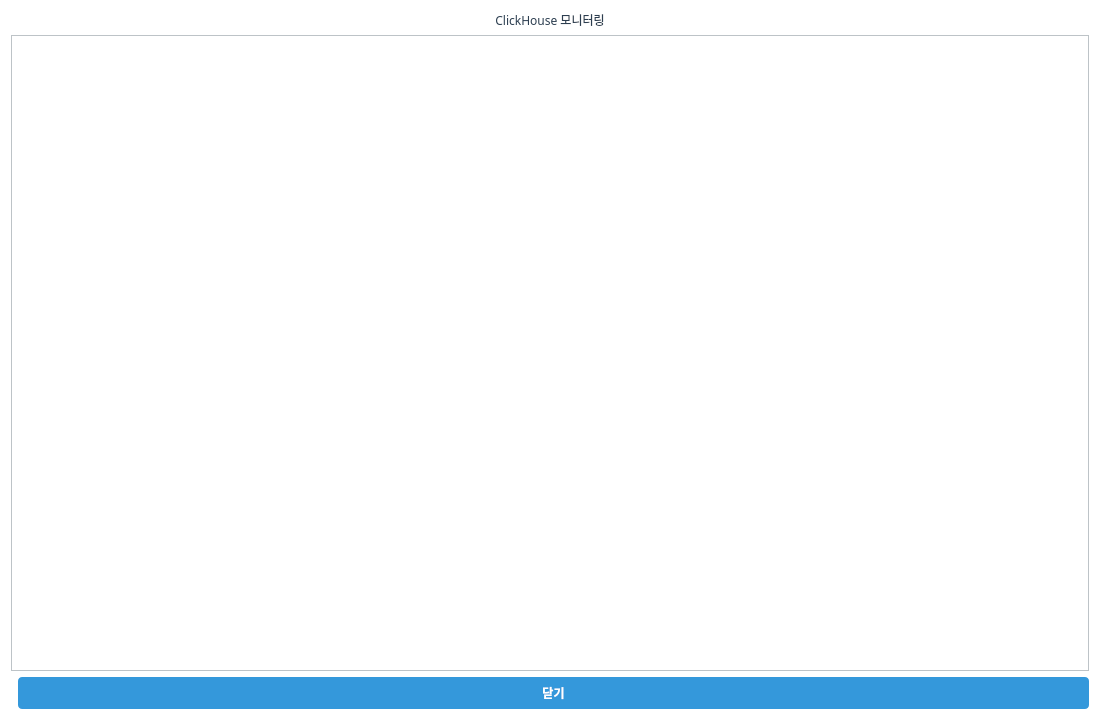
<?xml version="1.0" encoding="UTF-8"?>
<ui version="4.0">
 <class>ClickHouseMonitorDialog</class>
 <widget class="QDialog" name="ClickHouseMonitorDialog">
  <property name="geometry">
   <rect>
    <x>0</x>
    <y>0</y>
    <width>1100</width>
    <height>720</height>
   </rect>
  </property>
  <property name="minimumSize">
   <size>
    <width>800</width>
    <height>560</height>
   </size>
  </property>
  <property name="font">
   <font>
    <family>맑은 고딕</family>
    <pointsize>11</pointsize>
   </font>
  </property>
  <property name="windowTitle">
   <string>ClickHouse 모니터링</string>
  </property>
  <property name="styleSheet">
   <string notr="true">QWidget {
    background-color: #FFFFFF;
    color: #2C3E50;
    font-family: &quot;맑은 고딕&quot;;
    font-size: 9pt;
}

QTabWidget::pane {
    border: 1px solid #BDC3C7;
    background-color: #FFFFFF;
}

QTabBar::tab {
    background-color: #ECF0F1;
    color: #2C3E50;
    padding: 8px 16px;
    margin-right: 2px;
    border: 1px solid #BDC3C7;
    border-bottom: none;
    border-top-left-radius: 4px;
    border-top-right-radius: 4px;
}

QTabBar::tab:selected {
    background-color: #3498DB;
    color: #FFFFFF;
    font-weight: bold;
}

QTabBar::tab:hover {
    background-color: #D5DBDB;
}

QTableWidget {
    gridline-color: #BDC3C7;
    background-color: #FFFFFF;
    alternate-background-color: #F8F9FA;
    selection-background-color: #3498DB;
    selection-color: #FFFFFF;
}

QTableWidget::item {
    padding: 4px;
    border: none;
}

QHeaderView::section {
    background-color: #ECF0F1;
    color: #2C3E50;
    padding: 6px;
    border: 1px solid #BDC3C7;
    font-weight: bold;
}

QLineEdit, QTextEdit, QPlainTextEdit {
    background-color: #FFFFFF;
    border: 1px solid #BDC3C7;
    border-radius: 3px;
    padding: 4px;
    color: #2C3E50;
}

QLineEdit:focus, QTextEdit:focus, QPlainTextEdit:focus {
    border: 2px solid #3498DB;
}

QPushButton {
    background-color: #3498DB;
    color: #FFFFFF;
    border: none;
    border-radius: 4px;
    padding: 6px 12px;
    font-weight: bold;
}

QPushButton:hover {
    background-color: #2980B9;
}

QPushButton:pressed {
    background-color: #1F618D;
}

QPushButton:disabled {
    background-color: #BDC3C7;
    color: #7F8C8D;
}

QLabel {
    color: #2C3E50;
    background-color: transparent;
}

QGroupBox {
    border: 2px solid #BDC3C7;
    border-radius: 5px;
    margin-top: 10px;
    padding-top: 10px;
    background-color: #F8F9FA;
}

QGroupBox::title {
    subcontrol-origin: margin;
    subcontrol-position: top left;
    padding: 0 5px;
    color: #2C3E50;
    font-weight: bold;
}

QProgressBar {
    border: 1px solid #BDC3C7;
    border-radius: 3px;
    text-align: center;
    background-color: #ECF0F1;
}

QProgressBar::chunk {
    background-color: #3498DB;
}</string>
  </property>
  <layout class="QVBoxLayout" name="verticalLayout">
   <item>
    <widget class="QLabel" name="titleLabel">
     <property name="text">
      <string>ClickHouse 모니터링</string>
     </property>
     <property name="alignment">
      <set>Qt::AlignCenter</set>
     </property>
    </widget>
   </item>
   <item>
    <widget class="QTabWidget" name="tabWidget">
     <property name="currentIndex">
      <number>0</number>
     </property>
    </widget>
   </item>
   <item>
    <layout class="QHBoxLayout" name="buttonLayout">
     <item>
      <spacer name="horizontalSpacer">
       <property name="orientation">
        <enum>Qt::Horizontal</enum>
       </property>
      </spacer>
     </item>
     <item>
      <widget class="QPushButton" name="btnClose">
       <property name="text">
        <string>닫기</string>
       </property>
       <property name="minimumSize">
        <size>
         <width>100</width>
         <height>32</height>
        </size>
       </property>
      </widget>
     </item>
    </layout>
   </item>
  </layout>
 </widget>
 <resources/>
 <connections/>
</ui>
